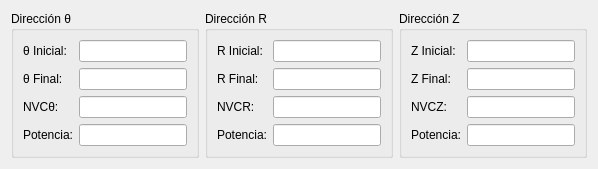
     <widget class="QWidget" name="gbsw_cil_zu">
      <layout class="QHBoxLayout" name="horizontalLayout_2">
       <item>
        <widget class="QGroupBox" name="gb_dirtita">
         <property name="title">
          <string>Dirección θ</string>
         </property>
         <layout class="QFormLayout" name="formLayout_7">
          <item row="0" column="0">
           <widget class="QLabel" name="lb_titaini">
            <property name="text">
             <string>θ Inicial:</string>
            </property>
           </widget>
          </item>
          <item row="0" column="1">
           <widget class="QLineEdit" name="le_titaini"/>
          </item>
          <item row="1" column="0">
           <widget class="QLabel" name="lb_titafin">
            <property name="text">
             <string>θ Final:</string>
            </property>
           </widget>
          </item>
          <item row="1" column="1">
           <widget class="QLineEdit" name="le_titafin"/>
          </item>
          <item row="2" column="0">
           <widget class="QLabel" name="lb_nvctita">
            <property name="text">
             <string>NVCθ:</string>
            </property>
           </widget>
          </item>
          <item row="2" column="1">
           <widget class="QLineEdit" name="le_nvctita"/>
          </item>
          <item row="3" column="0">
           <widget class="QLabel" name="lb_potenciatita">
            <property name="text">
             <string>Potencia:</string>
            </property>
           </widget>
          </item>
          <item row="3" column="1">
           <widget class="QLineEdit" name="le_potenciatita"/>
          </item>
         </layout>
        </widget>
       </item>
       <item>
        <widget class="QGroupBox" name="gb_dirr">
         <property name="title">
          <string>Dirección R</string>
         </property>
         <layout class="QFormLayout" name="formLayout_6">
          <item row="0" column="0">
           <widget class="QLabel" name="lb_rini">
            <property name="text">
             <string>R Inicial:</string>
            </property>
           </widget>
          </item>
          <item row="0" column="1">
           <widget class="QLineEdit" name="le_rini"/>
          </item>
          <item row="1" column="0">
           <widget class="QLabel" name="lb_rfin">
            <property name="text">
             <string>R Final:</string>
            </property>
           </widget>
          </item>
          <item row="1" column="1">
           <widget class="QLineEdit" name="le_rfin"/>
          </item>
          <item row="2" column="0">
           <widget class="QLabel" name="lb_nvcr">
            <property name="text">
             <string>NVCR:</string>
            </property>
           </widget>
          </item>
          <item row="2" column="1">
           <widget class="QLineEdit" name="le_nvcr"/>
          </item>
          <item row="3" column="0">
           <widget class="QLabel" name="lb_potenciar">
            <property name="text">
             <string>Potencia:</string>
            </property>
           </widget>
          </item>
          <item row="3" column="1">
           <widget class="QLineEdit" name="le_potenciar"/>
          </item>
         </layout>
        </widget>
       </item>
       <item>
        <widget class="QGroupBox" name="gb_dirz">
         <property name="title">
          <string>Dirección Z</string>
         </property>
         <layout class="QFormLayout" name="formLayout_5">
          <item row="0" column="0">
           <widget class="QLabel" name="lb_zinicil">
            <property name="text">
             <string>Z Inicial:</string>
            </property>
           </widget>
          </item>
          <item row="0" column="1">
           <widget class="QLineEdit" name="le_zinicil"/>
          </item>
          <item row="1" column="0">
           <widget class="QLabel" name="lb_zfincil">
            <property name="text">
             <string>Z Final:</string>
            </property>
           </widget>
          </item>
          <item row="1" column="1">
           <widget class="QLineEdit" name="le_zfincil"/>
          </item>
          <item row="2" column="0">
           <widget class="QLabel" name="lb_nvczcil">
            <property name="text">
             <string>NVCZ:</string>
            </property>
           </widget>
          </item>
          <item row="2" column="1">
           <widget class="QLineEdit" name="le_nvczcil"/>
          </item>
          <item row="3" column="0">
           <widget class="QLabel" name="lb_potenciazcil">
            <property name="text">
             <string>Potencia:</string>
            </property>
           </widget>
          </item>
          <item row="3" column="1">
           <widget class="QLineEdit" name="le_potenciazcil"/>
          </item>
         </layout>
        </widget>
       </item>
      </layout>
     </widget>
